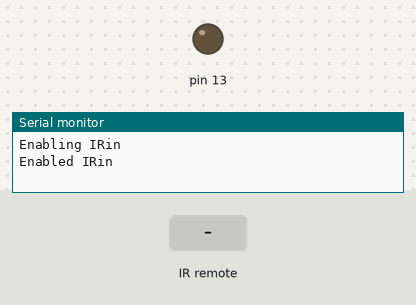
Simulated run of this sketch. Board: Arduino Uno, built with avr-gcc and run on an emulated ATmega328P. On the bench: output pins drawn as LEDs (lit = HIGH), the last lines printed to the serial monitor. The inputs (shaded band) are chosen by the test bench.

Above: at 1.2 s.
1.3 s: infrared code 0xFD00FF received
At 2.1 s:
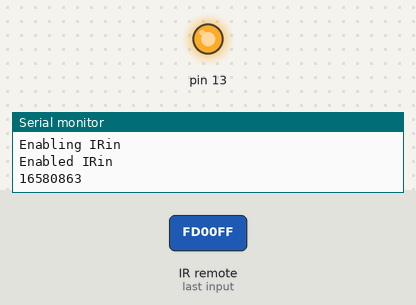
Timing chart, 0 to 4.3 s (numbered marks = the images above; inputs shaded):
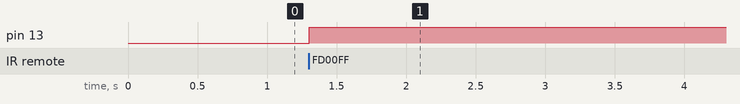

The sketch:

IR_Receiver.ino
```cpp
#include <IRremote.h>

int RECV_PIN = 9;

IRrecv irrecv(RECV_PIN);

decode_results results;

void setup()
{
  Serial.begin(9600);

  Serial.println("Enabling IRin");
  irrecv.enableIRIn();
  Serial.println("Enabled IRin");
  pinMode(13,OUTPUT);
}


void loop() {
  if (irrecv.decode(&results)) {
    Serial.println(results.value, DEC);
    if (results.value == 16580863){
     digitalWrite(13,HIGH);
    }
    irrecv.resume();
  }
  delay(100);
}
```

Measured:
- after the input at 1.3 s, pin 13: LOW → HIGH at once
